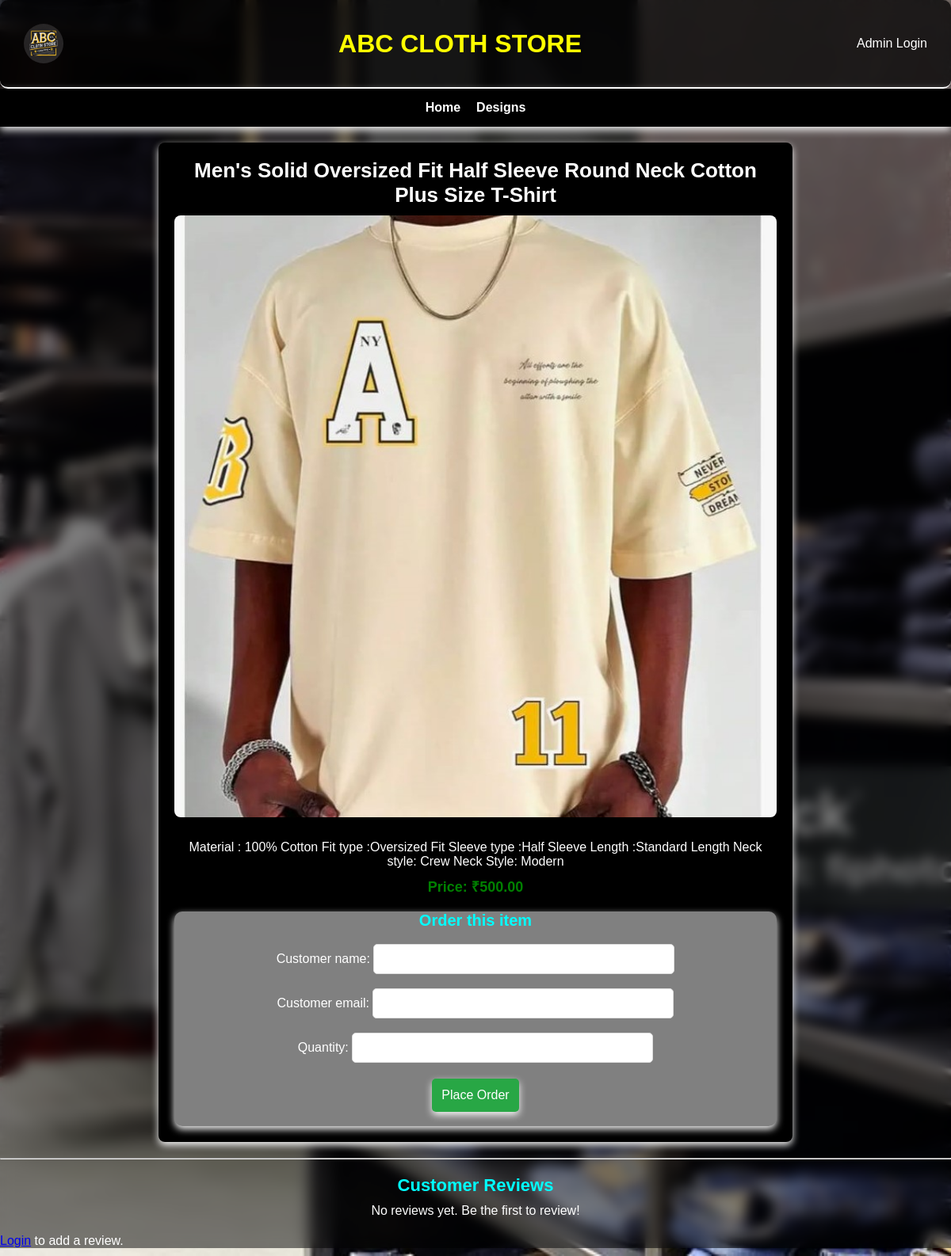
Screenshot of /collection/2/ with the database file from the repository.
### store/models.py (models this page shows, shortened)
class Collection(models.Model):
    design = models.ForeignKey(Design, related_name='collections', on_delete=models.CASCADE)
    name = models.CharField(max_length=100)
    description = models.TextField()
    price = models.DecimalField(max_digits=10, decimal_places=2)
    image = models.ImageField(upload_to='collection_images/')
    available = models.BooleanField(default=True)

### store/views.py (the view, shortened to what this page needs)
# urls.py: path('collection/<int:collection_id>/', views.collection_detail, name='collection_detail'),
def collection_detail(request, collection_id):
    collection = get_object_or_404(Collection, id=collection_id)
    reviews = Review.objects.filter(collection=collection)
    order_form = OrderForm()
    review_form = ReviewForm()
    context = {
        'collection': collection,
        'reviews': reviews,
        'order_form': order_form,
        'review_form': review_form,
    }
    return render(request, 'store/collection_detail.html', context)

### store/forms.py
class OrderForm(forms.ModelForm):
    class Meta:
        model = Order
        fields = ['customer_name', 'customer_email', 'quantity']

class ReviewForm(forms.ModelForm):
    class Meta:
        model = Review
        fields = ['reviewer_name', 'content', 'rating']  # Include reviewer_name

### templates/store/collection_detail.html (shortened to what this page needs)
<!DOCTYPE html>
{% load static %}
<html lang="en">
<head>
</head>
<body>
    <div class="store-header">
        <img src="/static/images/logo.jpg" alt="Store Logo" class="logo">
        <div class="store-name">ABC Cloth Store</div>
        <a href="{% url 'admin:login' %}" class="admin-login">Admin Login</a>
    </div>
    <header>
        <nav>
            <a href="{% url 'home' %}">Home</a>
            <a href="{% url 'design_collection' %}">Designs</a>
        </nav>
    </header>
    <div class="collection-container">
        <h1>{{ collection.name }}</h1>
        <img src="{{ collection.image.url }}" alt="{{ collection.name }}" class="collection-image">
        <p>{{ collection.description }}</p>
        <p class="price">Price: ₹{{ collection.price }}</p>
        <div class="order-form">
            <h3>Order this item</h3>
            <form method="post">
                {{ order_form.as_p }}
                <button type="submit" name="order" value="true">Place Order</button>
            </form>
            <br>
        </div>
    </div><hr>
    <div class="reviews">
        <h3>Customer Reviews</h3>
        {% for review in reviews %}
            <div class="review">
                <strong>User name: {{ review.reviewer_name|default:review.user.username }}</strong>
                <p>Review: {{ review.content }}</p>
                <p>Rating: {{ review.rating }} / 5</p>
                <em>{{ review.created_at }}</em>
                {% if user.is_staff %}
                    <a href="{% url 'delete_review' review.id %}" class="delete-link">Delete</a>
                {% endif %}
            </div>
        {% empty %}
            <p>No reviews yet. Be the first to review!</p>
        {% endfor %}
    </div>
    {% if user.is_authenticated %}
        <div class="add-review-form">
            <h4>Add Your Review</h4>
            <form method="post" action="{% url 'add_review' collection.id %}">
                {% csrf_token %}
                {{ review_form.as_p }}
                <button type="submit" name="review" value="true">Submit Review</button>
            </form>
        </div>
    {% else %}
        <p><a href="{% url 'login' %}">Login</a> to add a review.</p>
    {% endif %}
</body>
</html>

### rows the page displays
Collection: name "Men's Solid Oversized Fit Half Sleeve Round Neck Cotton Plus Size T-Shirt", image (picture), description "Material : 100% Cotton Fit type :Oversized Fit Sleeve type :Half Sleeve Length :Standard Length Neck style: Crew Neck Style: Modern", price "500.00"
